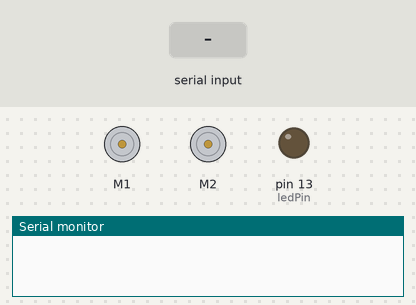
This sketch was run on a simulated Arduino Uno, built with avr-gcc and run on an emulated ATmega328P. On the bench: 2 × DC motor (green arrow = forward, orange = backward, longer = faster), output pins drawn as LEDs (lit = HIGH), the last lines printed to the serial monitor. The inputs (shaded band) are chosen by the test bench.

Above: at 1.2 s.
1.3 s: "f" received over Serial
At 2.0 s:
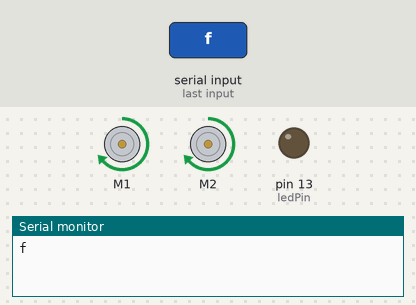
2.8 s: "b" received over Serial
At 3.1 s:
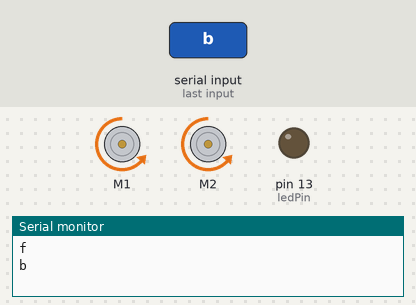
4.3 s: "r" received over Serial
At 5.5 s:
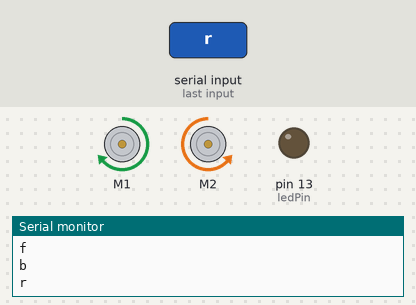
5.8 s: "l" received over Serial
At 6.6 s:
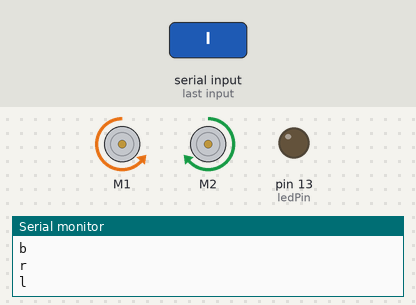
7.3 s: "s" received over Serial
At 7.8 s:
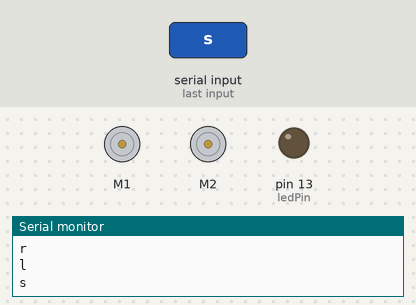
Timing chart, 0 to 9.8 s (numbered marks = the images above; inputs shaded):
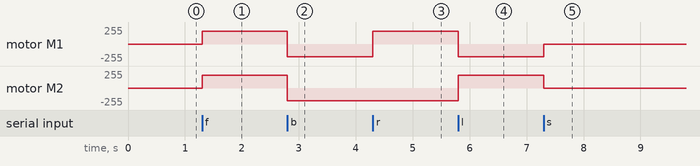

The sketch:

bluetoothTest2.ino
```cpp
#include <Makeblock.h>
#include <Arduino.h>
#include <SoftwareSerial.h>
#include <Wire.h>

MeDCMotor MotorL(M1);
MeDCMotor MotorR(M2);
MeInfraredReceiver infraredReceiverDecode(PORT_6);
int moveSpeed = 190;
boolean leftflag,rightflag;
int minSpeed = 55;
int factor = 23;

int ledPin = 13;
//int flag = 0;

void setup() {
 pinMode(ledPin, OUTPUT);
 digitalWrite(ledPin, LOW);

 Serial.begin(9600); // Default connection rate for my BT module
}

void loop() {
  if(Serial.available() > 0){
    char letter = Serial.read();
    Serial.println(letter);

    if(letter == 'f'){
      Forward();
    }
    else if(letter == 'b'){
      Backward();
    }
    else if(letter == 'r'){
      TurnRight();
    }
    else if(letter == 'l'){
      TurnLeft();
    }
    else if(letter == 's'){
      Stop();
    }
  }
}

void Forward()
{
  MotorL.run(moveSpeed);
  MotorR.run(moveSpeed);
}
void Backward()
{
  MotorL.run(-moveSpeed);
  MotorR.run(-moveSpeed);
}
void TurnLeft()
{
  MotorL.run(-moveSpeed);
  MotorR.run(moveSpeed);
}
void TurnRight()
{
  MotorL.run(moveSpeed);
  MotorR.run(-moveSpeed);
}
void Stop()
{
  MotorL.run(0);
  MotorR.run(0);
}
void ChangeSpeed(int spd)
{
  moveSpeed = spd;
}
```

Measured:
- after the input at 1.3 s, motor M1, motor M2: stopped → forward 190/255 at once
- after the input at 2.8 s, motor M1, motor M2: forward 190/255 → backward 190/255 at once
- after the input at 4.3 s, motor M1: backward 190/255 → forward 190/255 at once
- after the input at 5.8 s, motor M1: forward 190/255 → backward 190/255 at once; motor M2: backward 190/255 → forward 190/255 at once
- after the input at 7.3 s, motor M1: backward 190/255 → stopped at once; motor M2: forward 190/255 → stopped at once
